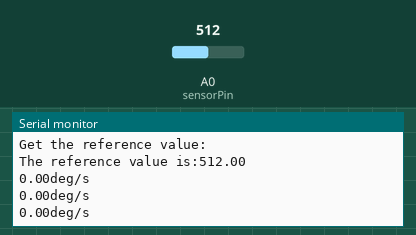
Recording of a sketch running on a simulated Arduino Uno, built with avr-gcc and run on an emulated ATmega328P. Parts: the last lines printed to the serial monitor. Inputs (shaded band) come from the test bench; at power-on: A0 (sensorPin) = 512.

Above: at 4.3 s.
4.4 s: A0 (sensorPin) set to 716
At 5.0 s:
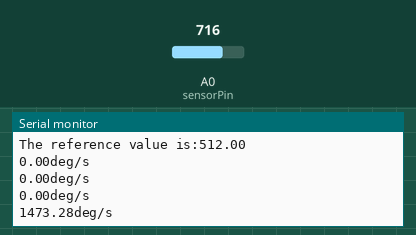
5.9 s: A0 (sensorPin) set to 900
At 6.5 s:
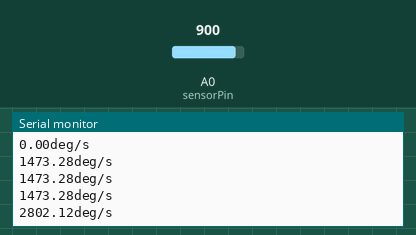
Timing chart, 0 to 8.9 s (numbered marks = the images above; inputs shaded):
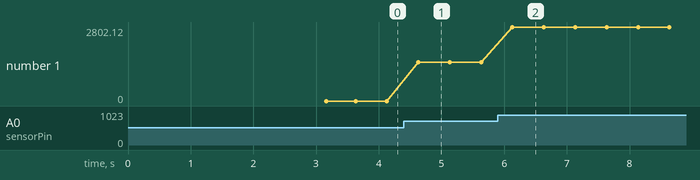

Measured:
- after the input at 4.4 s, the serial monitor: prints a new line after 0.23 s (image 1)
- after the input at 5.9 s, the serial monitor: prints a new line after 0.23 s (image 2)
- plotted number 1: 0 → 1473.28 after the input at 4.4 s, 1473.28 → 2802.12 after the input at 5.9 s

The sketch:

Single_Axis_Analog_Gyro_Test_Code.ino
```cpp
 #include <Math.h>
 int sensorPin = A0;    // select the input pin for the sensor

 float reference_Value = 0;

 int sensorValue = 0;  // variable to store the value coming from the sensor

void setup() {

    int i;
    float sum=0.0;
    pinMode(sensorPin, INPUT);
    Serial.begin(9600);
    Serial.println("Please do not rotate it before calibrate!");
    Serial.println("Get the reference value:");
    delay(1000);
    for(i=0;i<1000;i++)
    {
      // read the value from the sensor:
    sensorValue = analogRead(sensorPin);
    sum += sensorValue;
    delay(2);
    }
  Serial.print("The reference value is:");
  Serial.println(sum/1000);
  reference_Value=sum/1000;
 }

void loop() {

    double angularVelocity;
    sensorValue = analogRead(sensorPin);
    angularVelocity =((double)(sensorValue-reference_Value)*4950.0)/1023.0/0.67;
    Serial.print(angularVelocity);
    Serial.println("deg/s");
    delay(500);        // delay in between reads for stability
}
```
